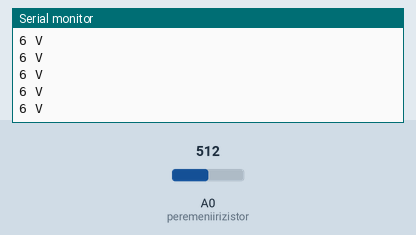
Bench run of a sketch on a simulated Arduino Uno, built with avr-gcc and run on an emulated ATmega328P. Parts: the last lines printed to the serial monitor. Inputs (shaded band) come from the test bench; at power-on: A0 (peremeniirizistor) = 512.

Above: at 1.2 s.
1.3 s: A0 (peremeniirizistor) set to 391
At 2.3 s:
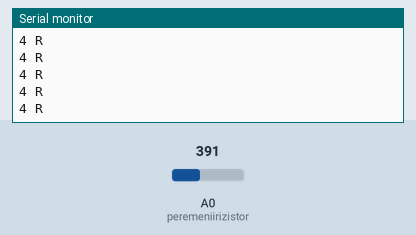
3.2 s: A0 (peremeniirizistor) set to 411
At 3.7 s:
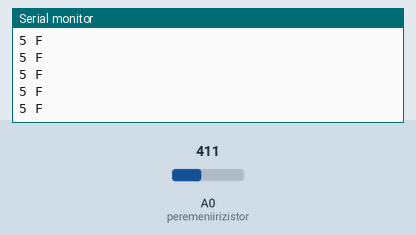
5.1 s: A0 (peremeniirizistor) set to 291
At 6.2 s:
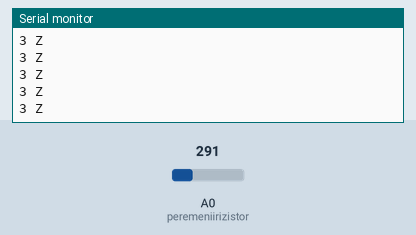
7.0 s: A0 (peremeniirizistor) set to 190
At 7.7 s:
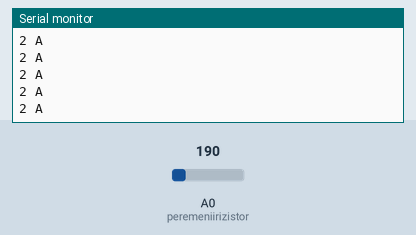
8.9 s: A0 (peremeniirizistor) set to 90
At 9.4 s:
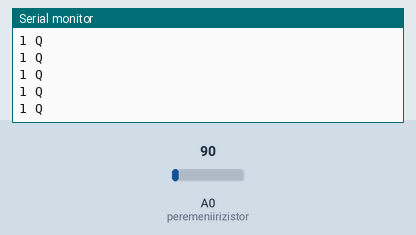

Measured:
- after the input at 1.3 s, the serial monitor: prints a new line after 0.07 s (image 1)
- after the input at 3.2 s, the serial monitor: prints a new line after 0.07 s (image 2)
- after the input at 5.1 s, the serial monitor: prints a new line after 0.07 s (image 3)
- after the input at 7.0 s, the serial monitor: prints a new line after 0.07 s (image 4)
- after the input at 8.9 s, the serial monitor: prints a new line after 0.07 s (image 5)

The sketch:

3C_char_17.ino
```cpp
char arr[6][3] = {
  {'1', ' ', 'Q'},
  {'2', ' ', 'A'},
  {'3', ' ', 'Z'},
  {'4', ' ', 'R'},
  {'5', ' ', 'F'},
  {'6', ' ', 'V'},
};
int peremeniirizistor = A0;

void setup() {
  Serial.begin(9600);
  pinMode(peremeniirizistor, INPUT);
}
void loop() {
  int peremeniirizistor_state = analogRead(peremeniirizistor);

  if (peremeniirizistor_state >= 0 && peremeniirizistor_state <= 100) {
    for (int i = 0; i < 3; i++) {
      Serial.print(arr[0][i]);
    }
    Serial.println();
  }
  if (peremeniirizistor_state >= 101 && peremeniirizistor_state <= 200) {
    for (int i = 0; i < 3; i++) {
      Serial.print(arr[1][i]);
    }
    Serial.println();
  }
  if (peremeniirizistor_state >= 201 && peremeniirizistor_state <= 300) {
    for (int i = 0; i < 3; i++) {
      Serial.print(arr[2][i]);
    }
    Serial.println();
  }
  if (peremeniirizistor_state >= 301 && peremeniirizistor_state <= 400) {
    for (int i = 0; i < 3; i++) {
      Serial.print(arr[3][i]);
    }
    Serial.println();
  }
  if (peremeniirizistor_state >= 401 && peremeniirizistor_state <= 500) {
    for (int i = 0; i < 3; i++) {
      Serial.print(arr[4][i]);
    }
    Serial.println();
  }
  if (peremeniirizistor_state >= 501 && peremeniirizistor_state <= 600) {
    for (int i = 0; i < 3; i++) {
      Serial.print(arr[5][i]);
    }
    Serial.println();
  }
}
```
